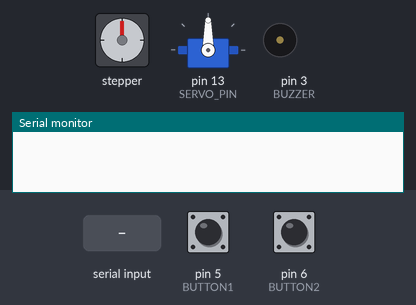
This sketch was run on a simulated Arduino Uno, built with avr-gcc and run on an emulated ATmega328P. Shown: stepper motor, servo, buzzer (waves = sounding, pin HIGH), the last lines printed to the serial monitor. Wiring (inferred from the names in the program): stepper motor (2048 steps per turn assumed): coils pin 8, pin 9, pin 10, pin 11. The test bench sets the inputs (shaded band); at power-on: pin 5 (BUTTON1) HIGH, pin 6 (BUTTON2) HIGH. Random numbers use the default seed unless the sketch sets one; pins used as bus, display or sensor lines are not drawn.

Above: at 1.2 s.
1.3 s: "START\n" received over Serial
At 3.25 s:
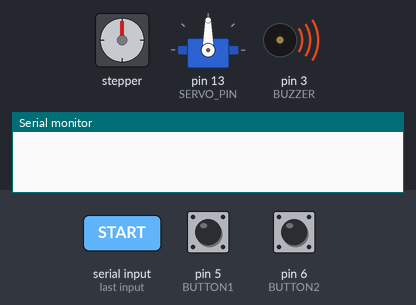
4.3 s: pin 5 (BUTTON1) pulled LOW for 0.15 s
At 5.1 s:
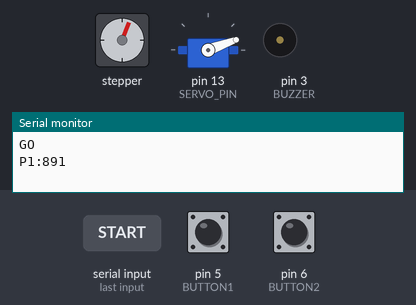
6.3 s: "RESET\n" received over Serial
At 6.45 s:
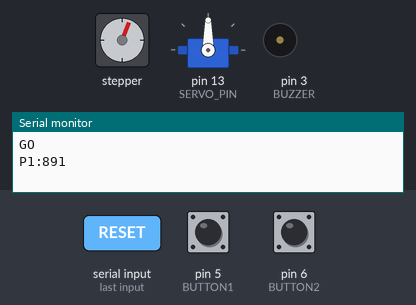
Timing chart, 0 to 9.3 s (numbered marks = the images above; inputs shaded):
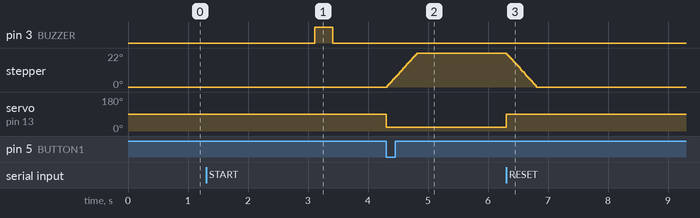

The sketch:

lab6.ino
```cpp
/*
 *  HARDWARE WIRING
 * ─────────────────────────────────────────────────────────────
 *  Button P1      → Pin 5  (INPUT_PULLUP — other leg to GND)
 *  Button P2      → Pin 6  (INPUT_PULLUP — other leg to GND)
 *  Buzzer         → Pin 3  (active buzzer, HIGH = ON)
 *  Servo signal   → Pin 13 (5V + GND from Arduino)
 *  ULN2003 IN1    → Pin 8
 *  ULN2003 IN2    → Pin 9
 *  ULN2003 IN3    → Pin 10
 *  ULN2003 IN4    → Pin 11
 *  ULN2003 VCC    → 5V rail
 *  ULN2003 GND    → GND
 *
 *  SERIAL PROTOCOL (9600 baud)
 * ─────────────────────────────────────────────────────────────
 *  Python  → Arduino  :  "START\n"  |  "RESET\n"
 *  Arduino → Python   :  "GO"  |  "P1:<ms>"  |  "P2:<ms>"
 *                         "P1_FALSE"  |  "P2_FALSE"
 *                         "P1_MATCH"  |  "P2_MATCH"
 *                         "TIMEOUT"   |  "RESET_DONE"
 *


 * ============================================================
 */

#include <Servo.h>

// ── Pin definitions ──────────────────────────────────────────
const int BUTTON1   = 5;
const int BUTTON2   = 6;
const int BUZZER    = 3;
const int SERVO_PIN = 13;

// ── Stepper pins ─────────────────────────────────────────────
const int IN1 = 8;
const int IN2 = 9;
const int IN3 = 10;
const int IN4 = 11;

// ── Half-step sequence for 28BYJ-48 ─────────────────────────
// 8 steps per electrical cycle, gives smoother motion
// than full-step and more torque
int stepSequence[8][4] = {
    {1, 0, 0, 0},
    {1, 1, 0, 0},
    {0, 1, 0, 0},
    {0, 1, 1, 0},
    {0, 0, 1, 0},
    {0, 0, 1, 1},
    {0, 0, 0, 1},
    {1, 0, 0, 1}
};

int currentStep = 0;  // tracks current position in sequence

Servo servo;

// ── Servo angles ─────────────────────────────────────────────
const int SERVO_CENTER = 90;
const int SERVO_P1     = 20;    // pointer left  → P1 wins
const int SERVO_P2     = 160;   // pointer right → P2 wins

// ── Stepper increments ───────────────────────────────────────
const int STEP_INCREMENT = 256;   // one notch per round win
const int STEP_VICTORY   = 2048;  // full victory spin

// ── Reaction timeout ─────────────────────────────────────────
const unsigned long REACTION_TIMEOUT = 10000;

// ── Game state ───────────────────────────────────────────────
int p1Score    = 0;
int p2Score    = 0;
int stepperPos = 0;  // net steps from start, for reset

// ============================================================
//  MANUAL STEPPER CONTROL
//  clockwise=true  → P1 direction
//  clockwise=false → P2 direction
// ============================================================
void stepMotor(int steps, bool clockwise) {
    for (int i = 0; i < steps; i++) {
        if (clockwise) {
            currentStep = (currentStep + 1) % 8;
        } else {
            currentStep = (currentStep + 7) % 8;
        }
        digitalWrite(IN1, stepSequence[currentStep][0]);
        digitalWrite(IN2, stepSequence[currentStep][1]);
        digitalWrite(IN3, stepSequence[currentStep][2]);
        digitalWrite(IN4, stepSequence[currentStep][3]);
        delay(2);
    }
}

// ── Power off coils after move to prevent heat buildup ───────
void stepperOff() {
    digitalWrite(IN1, LOW);
    digitalWrite(IN2, LOW);
    digitalWrite(IN3, LOW);
    digitalWrite(IN4, LOW);
}

// ============================================================
void setup() {
    pinMode(BUTTON1, INPUT_PULLUP);
    pinMode(BUTTON2, INPUT_PULLUP);

    pinMode(BUZZER, OUTPUT);
    digitalWrite(BUZZER, LOW);   // active HIGH — LOW = OFF at start

    pinMode(IN1, OUTPUT);
    pinMode(IN2, OUTPUT);
    pinMode(IN3, OUTPUT);
    pinMode(IN4, OUTPUT);
    stepperOff();

    servo.attach(SERVO_PIN);
    servo.write(SERVO_CENTER);

    Serial.begin(9600);
}

// ============================================================
void loop() {
    if (Serial.available()) {
        String cmd = Serial.readStringUntil('\n');
        cmd.trim();

        if (cmd == "START") {
            runRound();
        } else if (cmd == "RESET") {
            resetGame();
        }
    }
}

// ── Buzzer helper ────────────────────────────────────────────
void buzz(int ms) {
    digitalWrite(BUZZER, HIGH);  // ON
    delay(ms);
    digitalWrite(BUZZER, LOW);   // OFF
}

// ============================================================
//  MAIN ROUND LOGIC
// ============================================================
void runRound() {

    // Random wait: 1–20 seconds as per spec
    long waitMs = random(1000, 5001);
    unsigned long waitStart = millis();

    // Watch for false starts during countdown
    // INPUT_PULLUP: LOW = pressed, HIGH = not pressed
    while (millis() - waitStart < (unsigned long)waitMs) {
        if (digitalRead(BUTTON1) == LOW) {
            Serial.println("P1_FALSE");
            awardWin(2);
            return;
        }
        if (digitalRead(BUTTON2) == LOW) {
            Serial.println("P2_FALSE");
            awardWin(1);
            return;
        }
    }

    // Fire buzzer and signal Python
    buzz(300);
    Serial.println("GO");

    unsigned long reactionStart = millis();

    while (true) {

        // Timeout guard
        if (millis() - reactionStart > REACTION_TIMEOUT) {
            Serial.println("TIMEOUT");
            return;
        }

        if (digitalRead(BUTTON1) == LOW) {
            unsigned long t = millis() - reactionStart;
            Serial.print("P1:");
            Serial.println(t);
            awardWin(1);
            return;
        }

        if (digitalRead(BUTTON2) == LOW) {
            unsigned long t = millis() - reactionStart;
            Serial.print("P2:");
            Serial.println(t);
            awardWin(2);
            return;
        }
    }
}

// ============================================================
//  AWARD WIN — servo + stepper + match check
// ============================================================
void awardWin(int player) {

    if (player == 1) {
        p1Score++;
        servo.write(SERVO_P1);
        stepMotor(STEP_INCREMENT, true);   // P1 → clockwise
        stepperPos += STEP_INCREMENT;
        stepperOff();
    } else {
        p2Score++;
        servo.write(SERVO_P2);
        stepMotor(STEP_INCREMENT, false);  // P2 → counter-clockwise
        stepperPos -= STEP_INCREMENT;
        stepperOff();
    }

    delay(300);  // let servo settle

    // Send match result BEFORE victory spin so Python receives
    // the message without motor blocking serial
    if (p1Score >= 3) {
        Serial.println("P1_MATCH");
        delay(100);
        stepMotor(STEP_VICTORY, true);   // victory spin clockwise
        stepperOff();
    } else if (p2Score >= 3) {
        Serial.println("P2_MATCH");
        delay(100);
        stepMotor(STEP_VICTORY, true);   // victory spin clockwise
        stepperOff();
    }
}

// ============================================================
//  RESET — return all hardware to neutral state
// ============================================================
void resetGame() {
    p1Score = 0;
    p2Score = 0;

    servo.write(SERVO_CENTER);

    // Return stepper to starting position
    if (stepperPos > 0) {
        stepMotor(stepperPos, false);  // go back counter-clockwise
    } else if (stepperPos < 0) {
        stepMotor(-stepperPos, true);  // go back clockwise
    }
    stepperOff();
    stepperPos = 0;

    Serial.println("RESET_DONE");
}
```

Measured:
- after the input at 1.3 s, pin 3 (BUZZER): LOW → HIGH after 1.8 s, → LOW 0.30 s later
- after the input at 4.3 s, stepper: turns 22° clockwise in 0.49 s, starting at once; servo on pin 13 (SERVO_PIN): 90° → 20° at once
- after the input at 6.3 s, stepper: turns 22° counter-clockwise in 0.49 s, starting at once; servo on pin 13 (SERVO_PIN): 20° → 90° at once
